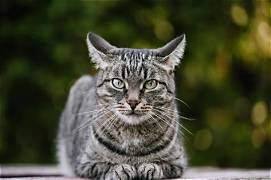
#> input picture cat.jpg, 271 x 180 px
$ python projimage.py
#> lines starting #> are read from the running program, lines starting #| are printed output that depends on the picture; after the words box and inside, x2 and y2 are one past the last pixel; in counts of white or black regions, pixels touching at a corner belong together
import cv2
image = cv2.imread("cat.jpg")
#> image is the input picture: shape (180, 271, 3); mean B, G, R 50.3, 72.1, 69.8
image=cv2.circle(
    image,
    (135, 90),
    50,
    (0, 200, 270),
    3
)
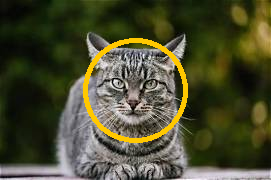
#> image: shape (180, 271, 3); 3.26% of pixels changed, all inside (x1, y1, x2, y2) = (83, 38, 188, 143)
cv2.imshow("My Image 1", image)
cv2.waitKey(0)
cv2.destroyAllWindows()
